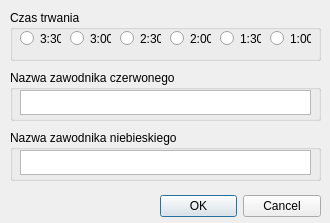
<?xml version="1.0" encoding="UTF-8"?>
<ui version="4.0">
 <class>Dialog</class>
 <widget class="QDialog" name="Dialog">
  <property name="geometry">
   <rect>
    <x>0</x>
    <y>0</y>
    <width>330</width>
    <height>223</height>
   </rect>
  </property>
  <property name="windowTitle">
   <string>Dialog</string>
  </property>
  <widget class="QDialogButtonBox" name="buttonBox">
   <property name="geometry">
    <rect>
     <x>160</x>
     <y>190</y>
     <width>161</width>
     <height>32</height>
    </rect>
   </property>
   <property name="orientation">
    <enum>Qt::Horizontal</enum>
   </property>
   <property name="standardButtons">
    <set>QDialogButtonBox::Cancel|QDialogButtonBox::Ok</set>
   </property>
  </widget>
  <widget class="QGroupBox" name="groupBox">
   <property name="geometry">
    <rect>
     <x>10</x>
     <y>10</y>
     <width>311</width>
     <height>51</height>
    </rect>
   </property>
   <property name="title">
    <string>Czas trwania</string>
   </property>
   <widget class="QRadioButton" name="rb330">
    <property name="geometry">
     <rect>
      <x>10</x>
      <y>20</y>
      <width>41</width>
      <height>17</height>
     </rect>
    </property>
    <property name="text">
     <string>3:30</string>
    </property>
   </widget>
   <widget class="QRadioButton" name="rb300">
    <property name="geometry">
     <rect>
      <x>60</x>
      <y>20</y>
      <width>41</width>
      <height>17</height>
     </rect>
    </property>
    <property name="text">
     <string>3:00</string>
    </property>
   </widget>
   <widget class="QRadioButton" name="rb230">
    <property name="geometry">
     <rect>
      <x>110</x>
      <y>20</y>
      <width>41</width>
      <height>17</height>
     </rect>
    </property>
    <property name="text">
     <string>2:30</string>
    </property>
   </widget>
   <widget class="QRadioButton" name="rb200">
    <property name="geometry">
     <rect>
      <x>160</x>
      <y>20</y>
      <width>41</width>
      <height>17</height>
     </rect>
    </property>
    <property name="text">
     <string>2:00</string>
    </property>
   </widget>
   <widget class="QRadioButton" name="rb130">
    <property name="geometry">
     <rect>
      <x>210</x>
      <y>20</y>
      <width>41</width>
      <height>17</height>
     </rect>
    </property>
    <property name="text">
     <string>1:30</string>
    </property>
   </widget>
   <widget class="QRadioButton" name="rb100">
    <property name="geometry">
     <rect>
      <x>260</x>
      <y>20</y>
      <width>41</width>
      <height>17</height>
     </rect>
    </property>
    <property name="text">
     <string>1:00</string>
    </property>
   </widget>
  </widget>
  <widget class="QGroupBox" name="groupBox_2">
   <property name="geometry">
    <rect>
     <x>10</x>
     <y>70</y>
     <width>311</width>
     <height>51</height>
    </rect>
   </property>
   <property name="title">
    <string>Nazwa zawodnika czerwonego</string>
   </property>
   <widget class="QPlainTextEdit" name="txtPlayer1Name">
    <property name="geometry">
     <rect>
      <x>10</x>
      <y>20</y>
      <width>291</width>
      <height>25</height>
     </rect>
    </property>
   </widget>
  </widget>
  <widget class="QGroupBox" name="groupBox_3">
   <property name="geometry">
    <rect>
     <x>10</x>
     <y>130</y>
     <width>311</width>
     <height>51</height>
    </rect>
   </property>
   <property name="title">
    <string>Nazwa zawodnika niebieskiego</string>
   </property>
   <widget class="QPlainTextEdit" name="txtPlayer2Name">
    <property name="geometry">
     <rect>
      <x>10</x>
      <y>20</y>
      <width>291</width>
      <height>25</height>
     </rect>
    </property>
   </widget>
  </widget>
 </widget>
 <resources/>
 <connections>
  <connection>
   <sender>buttonBox</sender>
   <signal>accepted()</signal>
   <receiver>Dialog</receiver>
   <slot>accept()</slot>
   <hints>
    <hint type="sourcelabel">
     <x>248</x>
     <y>254</y>
    </hint>
    <hint type="destinationlabel">
     <x>157</x>
     <y>274</y>
    </hint>
   </hints>
  </connection>
  <connection>
   <sender>buttonBox</sender>
   <signal>rejected()</signal>
   <receiver>Dialog</receiver>
   <slot>reject()</slot>
   <hints>
    <hint type="sourcelabel">
     <x>316</x>
     <y>260</y>
    </hint>
    <hint type="destinationlabel">
     <x>286</x>
     <y>274</y>
    </hint>
   </hints>
  </connection>
 </connections>
 <slots>
  <slot>GetRoundDuration()</slot>
 </slots>
</ui>
